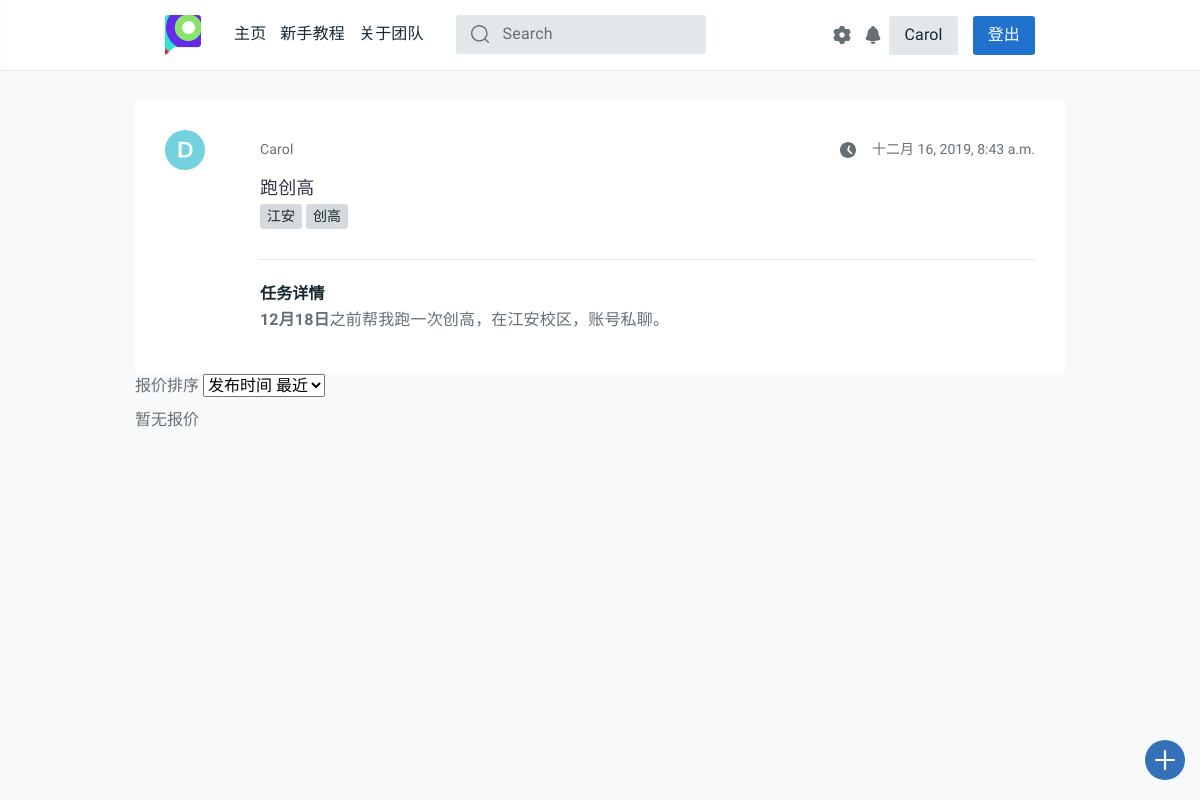
/detail/tk18/ (signed in), run on the app's committed database.
### task_platform/models.py (models this page shows, shortened)
class Task(models.Model):
    state = (('未开始', 'waitting'), ('进行中', 'processing'), ('中止', 'abort'),
             ('撤销', 'revoke'), ('超时', 'timeout'), ('完成', 'completed'))
    publisher = models.CharField(max_length=128)
    pub_time = models.DateTimeField(auto_now_add=True)
    begin_time = models.DateTimeField(null=True, blank=True)
    end_time = models.DateTimeField(null=True, blank=True)
    people_needed = models.IntegerField(default=1)
    people_now = models.IntegerField(default=0)
    expected_time_consuming = models.DecimalField(
        max_digits=12, decimal_places=1, default=0.0)
    task_description = models.CharField(max_length=50, default="None")
    task_detail = RichTextUploadingField(default='None')
    task_state = models.CharField(max_length=32, choices=state, default='未开始')
    task_class = models.CharField(max_length=48, default='赏金模式')
    class Meta:
        ordering = ['pub_time']
        verbose_name = '任务'
        verbose_name_plural = '任务'

class Task_tags(models.Model):
    sig_tag = models.CharField(max_length=20, default="None")
    task_id = models.IntegerField(default="0")
    def __str__(self):
        return self.sig_tag
    class Meta:
        verbose_name = "任务标签"
        verbose_name_plural = "任务标签"

### task_platform/views.py (the view, shortened to what this page needs)
# urls.py: path('detail/tk<int:task_id>/', views.detail, name='detail'),
def detail(request, task_id):
    username = request.session.get('user_name', None)
    if not username:
        return redirect('/login/')
    notice_room = '/chatroom/{}'.format(get_notice_room_id(username))
    notice_num = chatinfo_num(username)
    user = User.objects.get(name=username)
    student_id = user.stu_id
    phone = user.phone
    dept = user.dept
    if user.dept == 'None':
        dept = '暂无信息'
    task = get_object_or_404(Task, pk=task_id)
    tag_list = Task_tags.objects.filter(task_id=task.id)
    publisher = task.publisher
    pub_time = task.pub_time
    task_description = task.task_description
    task_detail = task.task_detail
    task_state = task.task_state
    task_class = task.task_class
    sort_choice_list = (
        '发布时间 最近', '发布时间 最远',
        '报价 最低', '报价 最高'
    )
    is_publisher = True
    if username != publisher:
        publisher = '匿名用户：{}'.format(
            random.choice(('金刚鹦鹉', '小牛', '小鹿', '北极熊', '天辉', '夜魇'))
        )
        is_publisher = False
    message = ''
    user_task_list = User_task.objects.filter(task_id=task_id)
    percentage = settings.PERCENTAGE
    is_receiver = (Task_receive.objects.filter(task_id=task.id, username=username).count() != 0)
    def is_overtime(task):
        return (
            task.task_state == '进行中'
            and timezone.now() > task.begin_time + timedelta(
                0, # 天
                float(task.expected_time_consuming) * 3600 # 秒
            )
        )
    return render(request, 'task_platform/detail.html', locals())

### task_platform/views.py (called while the page is built)
@csrf_exempt
def get_notice_room_id(username):
    md5 = hashlib.md5()
    md5.update(username.encode())
    return md5.hexdigest()

def chatinfo_num(username):
    withs = Withdraw.objects.filter(username=username, state='完成', noticed=False)
    for each_with in withs:
        send_notice(username, '恭喜您，您于{}发起的提现{}元的请求已经接受，请查看您支付宝余额，如果有问题请联系platform_office@163.com。'.format(each_with.start_time.strftime('%Y-%m-%d %M:%H:%S'), each_with.money))
        each_with.noticed = True
        each_with.save()
    chatnum = ChatVision.objects.filter(username=username, has_seen=False).count()
    return chatnum

### task_platform/templates/task_platform/detail.html (shortened to what this page needs)
{% extends 'task_platform/base.html' %}
{% load staticfiles %}
{% block content %}
<main id="tt-pageContent">
  <div class="container">
    <div class="tt-single-topic-list">
      <div class="tt-item">
        <div class="tt-single-topic">
          <div class="tt-item-header">
            <div class="tt-item-info info-top">
              <div class="tt-avatar-icon">
                <i class="tt-icon"><svg>
                    <use xlink:href="#icon-ava-d"></use>
                  </svg></i>
              </div>
              <div class="tt-avatar-title">
                <a href="#">{{ publisher }}</a>
              </div>
              <a href="#" class="tt-info-time">
                <i class="tt-icon"><svg>
                    <use xlink:href="#icon-time"></use>
                  </svg></i>{{ pub_time }}
              </a>
            </div>
            <h3 class="tt-item-title">
              <a href="#">{{ task_description }}</a>
            </h3>
            <div id='warp'>
              {% for tag in tag_list %}
              <a href="#"><span class="tt-badge">{{ tag }}</span></a>
              {% endfor %}
            </div>
          </div>
          <div class="tt-item-description">
            <h4 class="tt-title">任务详情</h4>
            {{ task_detail | safe }}
          </div>
          </div>
        </div>
        {% if task_state == "未开始" and username == publisher %}
          <label>报价排序
            <select name="dropdown">
              {% for choice in sort_choice_list %}
              <option id="sort_choice" value={{ choice }}>{{ choice }}</option>
                {% endfor %}
            </select>
          </label>
          <form class="form-default" method='POST'>
            {% if user_task_list %}
              {% for sig in user_task_list %}
                <div class="tt-item">
                  <div class="tt-single-topic">
                    <div class="tt-item-header pt-noborder">
                      <div class="tt-item-info info-top">
                        <div class="tt-avatar-icon">
                          <i class="tt-icon"><svg><use xlink:href="#icon-ava-t"></use></svg></i>
                        </div>
                        <div class="tt-avatar-title">
                          <span id="sub_money" style="display:none;">{{ sig.submit_money }}</span>
                          <span id="perc" style="display:none;">{{ percentage }}</span>
                          <span id="class_" style="display:none;">{{ task_class }}</span>
                          {% comment %} {{ sig.submit_money }} * (1 + {{ percentage }} ) {% endcomment %}
                          <script type="text/javascript">
                            var money_ = document.getElementById('sub_money').innerHTML;
                            var perc_ = document.getElementById('perc').innerHTML;
                            var class_ = document.getElementById('class_').innerHTML;
                            if (class_ == "赏金模式") {
                              money_ = money_ * (1 + perc_);
                            }
                            else if (class_ == "猎人模式") {
                              money_ = money_ * (1 - perc_);
                            }
                            else {
                              alert('出错啦！')
                            }
                            document.write(money_)
                          </script>
                        </div>
                        <a href="#" class="tt-info-time">
                          <i class="tt-icon"><svg><use xlink:href="#icon-time"></use></svg></i>
                          {{ sig.pub_time }}
                        </a>
                      </div>
                    </div>
                    <div class="tt-item-description">
                      {{ sig.description }}
                    </div>
                     <div class="checkbox-item">
                        <input name="accept" id="item1" type="checkbox" value={{ sig.username }}/>
                      </div>
                  </div>
                </div>
              {% endfor %}
              <center><input onclick="return confirm('确定要提交?')" type="submit" class="btn btn-secondary" style="background-color: #cd6521" value="开始任务" ></center>
            {% else %}
            <label>暂无报价</label>
            {% endif %}
          </form>
        {% endif %}
      </div>
    </div>
</main>
{% endblock %}

### data on the page
Task: publisher "Carol", pub_time "十二月 16, 2019, 8:43 a.m.", task_description "跑创高", task_detail "12月18日 之前帮我跑一次创高，在江安校区，账号私聊。"
Task_tags: sig_tag "江安"
Task_tags: sig_tag "创高"

### other printed values
{{ request.session.user_name }} "Carol"
form field dropdown "发布时间 最近"
